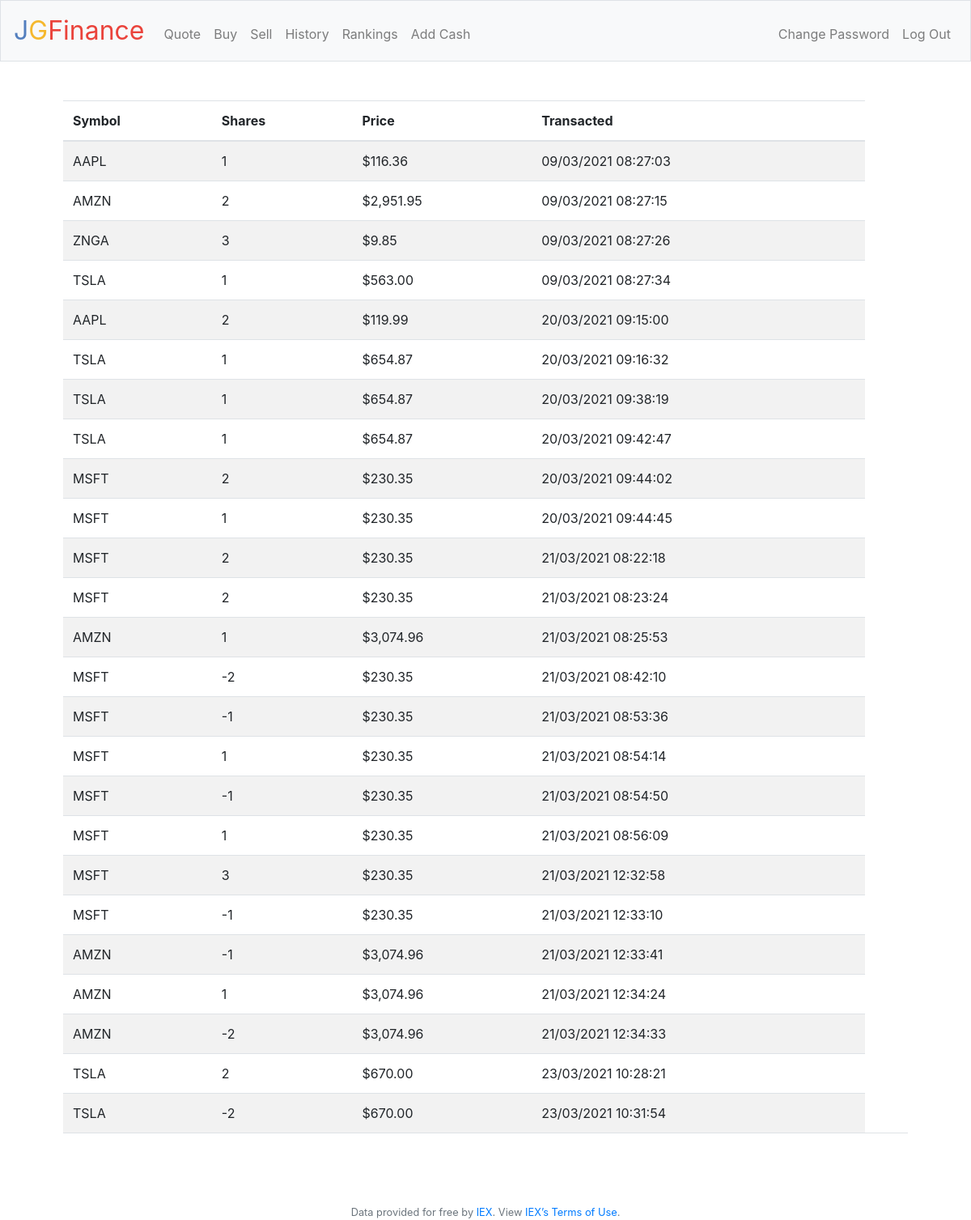
Page /history (signed in) on the earlier database version.
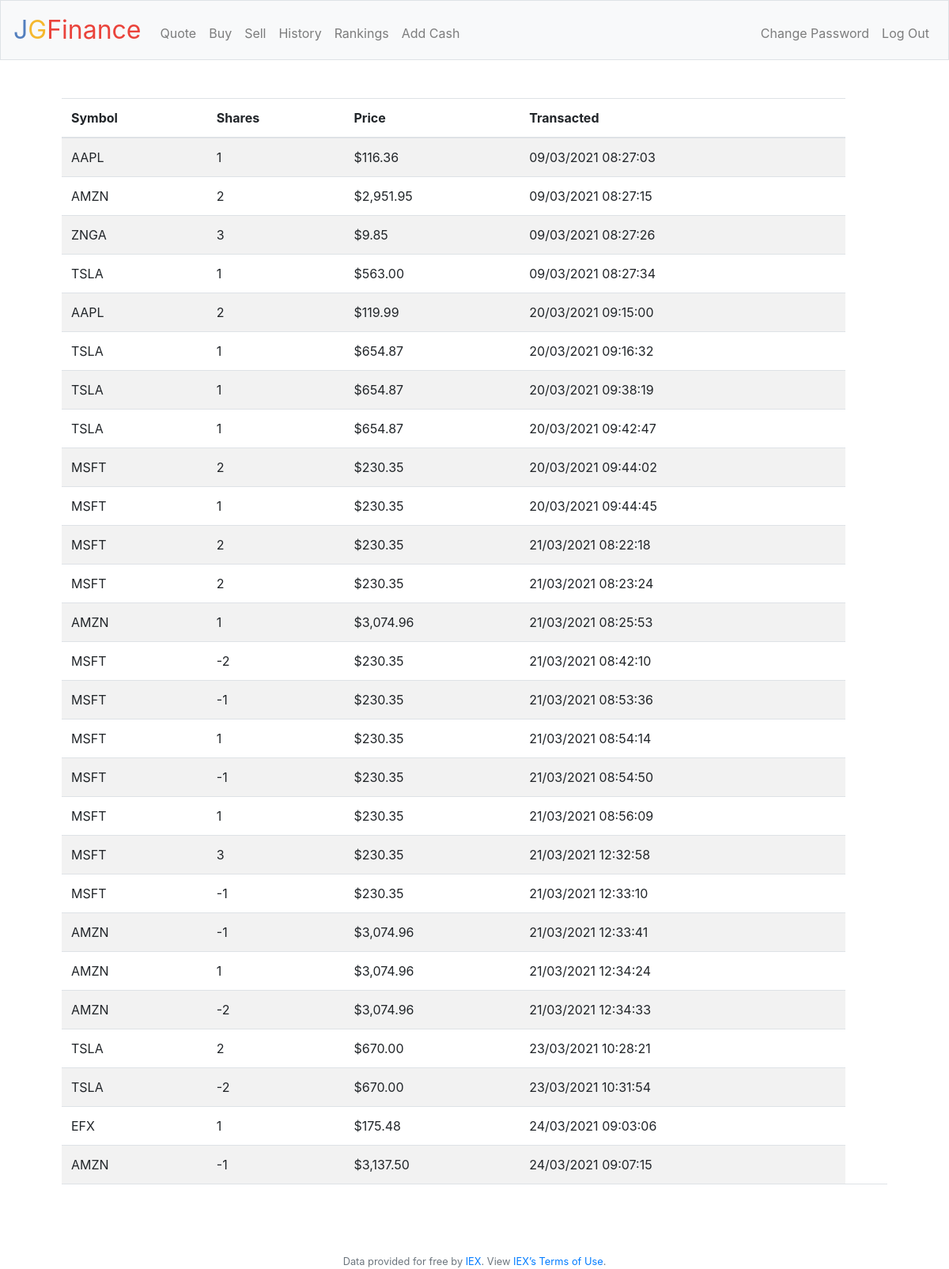
Same page on the later database version.
### tables this page shows
CREATE TABLE 'history' ('symbol' text,'quantity' integer, 'price' numeric, 'transacted' timestamp DEFAULT CURRENT_TIMESTAMP, 'id' INTEGER);

### application.py (the view)
@app.route("/history")
@login_required
def history():
    ports = db.execute("SELECT * FROM history WHERE id = :id", id=session["user_id"])
    get_cash = db.execute("SELECT cash FROM users WHERE id = :id", id=session['user_id'])
    remaining_cash = get_cash[0]['cash']
    get_grand_total = db.execute("SELECT *, SUM(total) as grand_total FROM portfolio where id = :id", id=session["user_id"])
    grand_total_fl = get_grand_total[0]['grand_total']
    return render_template("history.html", ports=ports)

### application.py (called while the page is built)
@app.after_request
def after_request(response):
    response.headers["Cache-Control"] = "no-cache, no-store, must-revalidate"
    response.headers["Expires"] = 0
    response.headers["Pragma"] = "no-cache"
    return response

### helpers.py (called while the page is built)
def login_required(f):
    @wraps(f)
    def decorated_function(*args, **kwargs):
        if session.get("user_id") is None:
            return redirect("/login")
        return f(*args, **kwargs)
    return decorated_function

def usd(value):
    return f"${value:,.2f}"

### templates/history.html (shortened to what this page needs)
{% extends "layout.html" %}
{% block main %}
<table class="table table-striped">
        <thead>
            <tr style="text-align:left">
                <th>Symbol</th>
                <th>Shares</th>
                <th>Price</th>
                <th>Transacted</th>
            </tr>
        </thead>
        <tfoot>
            <tr style="text-align:left">
                <td colspan="4"></td>
                <td>{{ hold_value }}</td>
            </tr>
        </tfoot>
        <tbody style="text-align:left">
            {% for port in ports %}
                <tr>
                    <td>{{ port.symbol }}</td>
                    <td>{{ port.quantity }}</td>
                    <td>{{ port.price | usd }}</td>
                    <td>{{ port.transacted }}</td>
                </tr>
            {% endfor %}
        </tbody>
    </table>
{% endblock %}

### templates/layout.html (shortened to what this page needs)
<!DOCTYPE html>
<html lang="en">
    <head>
        <link rel="stylesheet" href="https://cdn.jsdelivr.net/npm/bootstrap@4.5.3/dist/css/bootstrap.min.css">
        <link href="/static/styles.css" rel="stylesheet">
    </head>
    <body>
        <nav class="navbar navbar-expand-md navbar-light bg-light border">
            <a class="navbar-brand" href="/"><span class="blue">J</span><span class="yellow">G</span><span class="red">Finance</span></a>
            <div class="collapse navbar-collapse" id="navbar">
                {% if session.user_id %}
                    <ul class="navbar-nav mr-auto mt-2">
                        <li class="nav-item"><a class="nav-link" href="/quote">Quote</a></li>
                        <li class="nav-item"><a class="nav-link" href="/buy">Buy</a></li>
                        <li class="nav-item"><a class="nav-link" href="/sell">Sell</a></li>
                        <li class="nav-item"><a class="nav-link" href="/history">History</a></li>
                        <li class="nav-item"><a class="nav-link" href="/rankings">Rankings</a></li>
                        <li class="nav-item"><a class="nav-link" href="/cash">Add Cash</a></li>
                    </ul>
                    <ul class="navbar-nav ml-auto mt-2">
                        <li class="nav-item"><a class="nav-link" href="/changePassword">Change Password</a></li>
                        <li class="nav-item"><a class="nav-link" href="/logout">Log Out</a></li>
                    </ul>
                {% else %}
                    <ul class="navbar-nav ml-auto mt-2">
                        <li class="nav-item"><a class="nav-link" href="/register">Register</a></li>
                        <li class="nav-item"><a class="nav-link" href="/login">Log In</a></li>
                    </ul>
                {% endif %}
            </div>
        </nav>
        <main class="container p-5">
            {% block main %}{% endblock %}
        </main>
        <footer class="small text-center text-muted">
            Data provided for free by <a href="https://iextrading.com/developer">IEX</a>. View <a href="https://iextrading.com/api-exhibit-a/">IEX’s Terms of Use</a>.
        </footer>
    </body>
</html>

### static/styles.css (style rules this page uses)
nav .navbar-brand { font-size: xx-large; }
nav .navbar-brand .blue { color: #537fbe; }
nav .navbar-brand .red { color: #ea433b; }
nav .navbar-brand .yellow { color: #f5b82e; }
main { overflow-x: auto; text-align: center; }

Differences in the rows shown:
added history: symbol "EFX", quantity "1", price "$175.48", transacted "24/03/2021 09:03:06"
added history: symbol "AMZN", quantity "-1", price "$3,137.50", transacted "24/03/2021 09:07:15"
